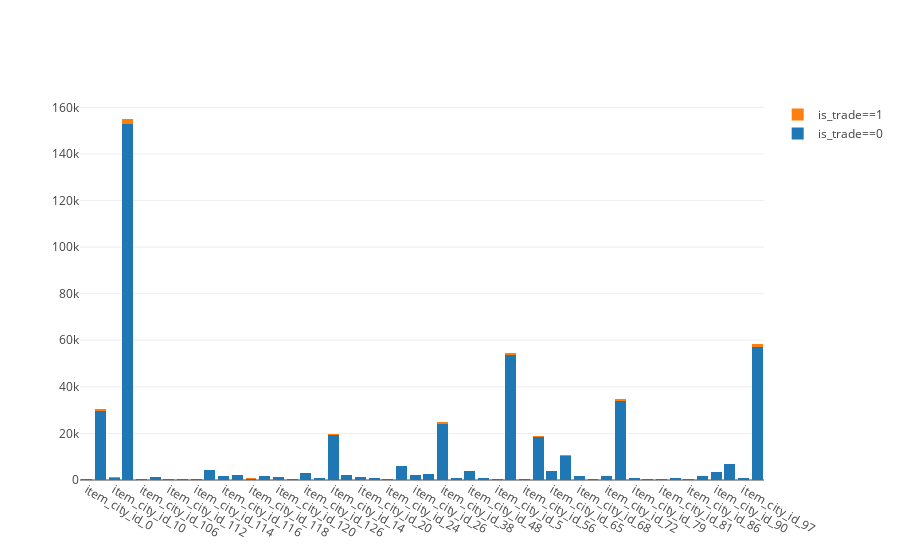

Notebook cell for this chart:
### Markdown cell above
### 4.1.4 item_city_id

### Code cell
column = 'item_city_id'
fig = stack_bar(column, 50)
iplot(fig, filename='stacked-%s_bar' % column)

### Figure 1 — Plotly figure (JSON) as saved in the notebook; plotly's stock layout.template omitted (floating-point values rounded to 4 significant figures)
{"data": [{"name": "is_trade==0", "type": "bar", "x": ["item_city_id_0", "item_city_id_1", "item_city_id_10", "item_city_id_101", "item_city_id_106", "item_city_id_109", "item_city_id_112", "item_city_id_113", "item_city_id_114", "item_city_id_115", "item_city_id_116", "item_city_id_117", "item_city_id_118", "item_city_id_119", "item_city_id_120", "item_city_id_125", "item_city_id_126", "item_city_id_13", "item_city_id_14", "item_city_id_17", "item_city_id_20", "item_city_id_23", "item_city_id_24", "item_city_id_25", "item_city_id_26", "item_city_id_33", "item_city_id_38", "item_city_id_44", "item_city_id_48", "item_city_id_49", "item_city_id_5", "item_city_id_50", "item_city_id_56", "item_city_id_60", "item_city_id_65", "item_city_id_66", "item_city_id_68", "item_city_id_70", "item_city_id_72", "item_city_id_78", "item_city_id_79", "item_city_id_80", "item_city_id_81", "item_city_id_85", "item_city_id_86", "item_city_id_9", "item_city_id_90", "item_city_id_91", "item_city_id_97", "item_city_id_99"], "y": [277, 29611, 1065, 152956, 508, 1367, 628, 566, 418, 4152, 1613, 2000, 630, 1753, 1093, 433, 2897, 687, 19205, 2165, 1218, 975, 533, 5830, 2102, 2394, 24213, 1026, 3765, 695, 391, 53584, 508, 18450, 3670, 10502, 1526, 316, 1732, 33860, 775, 469, 577, 979, 566, 1743, 3261, 6697, 982, 57077]}, {"name": "is_trade==1", "type": "bar", "x": ["item_city_id_1", "item_city_id_10", "item_city_id_101", "item_city_id_106", "item_city_id_109", "item_city_id_112", "item_city_id_113", "item_city_id_114", "item_city_id_115", "item_city_id_116", "item_city_id_117", "item_city_id_118", "item_city_id_119", "item_city_id_120", "item_city_id_125", "item_city_id_126", "item_city_id_13", "item_city_id_14", "item_city_id_17", "item_city_id_20", "item_city_id_23", "item_city_id_24", "item_city_id_25", "item_city_id_26", "item_city_id_33", "item_city_id_38", "item_city_id_44", "item_city_id_48", "item_city_id_49", "item_city_id_5", "item_city_id_50", "item_city_id_56", "item_city_id_60", "item_city_id_65", "item_city_id_66", "item_city_id_68", "item_city_id_70", "item_city_id_72", "item_city_id_78", "item_city_id_79", "item_city_id_80", "item_city_id_81", "item_city_id_85", "item_city_id_86", "item_city_id_9", "item_city_id_90", "item_city_id_91", "item_city_id_97", "item_city_id_99"], "y": [665, 11, 2035, 14, 18, 8, 7, 21, 105, 36, 31, 28, 25, 17, 5, 41, 43, 496, 48, 10, 9, 2, 86, 84, 41, 549, 37, 156, 10, 4, 888, 9, 299, 64, 181, 22, 4, 52, 1092, 32, 13, 12, 14, 9, 27, 87, 180, 34, 1249]}], "layout": {"barmode": "stack"}}
